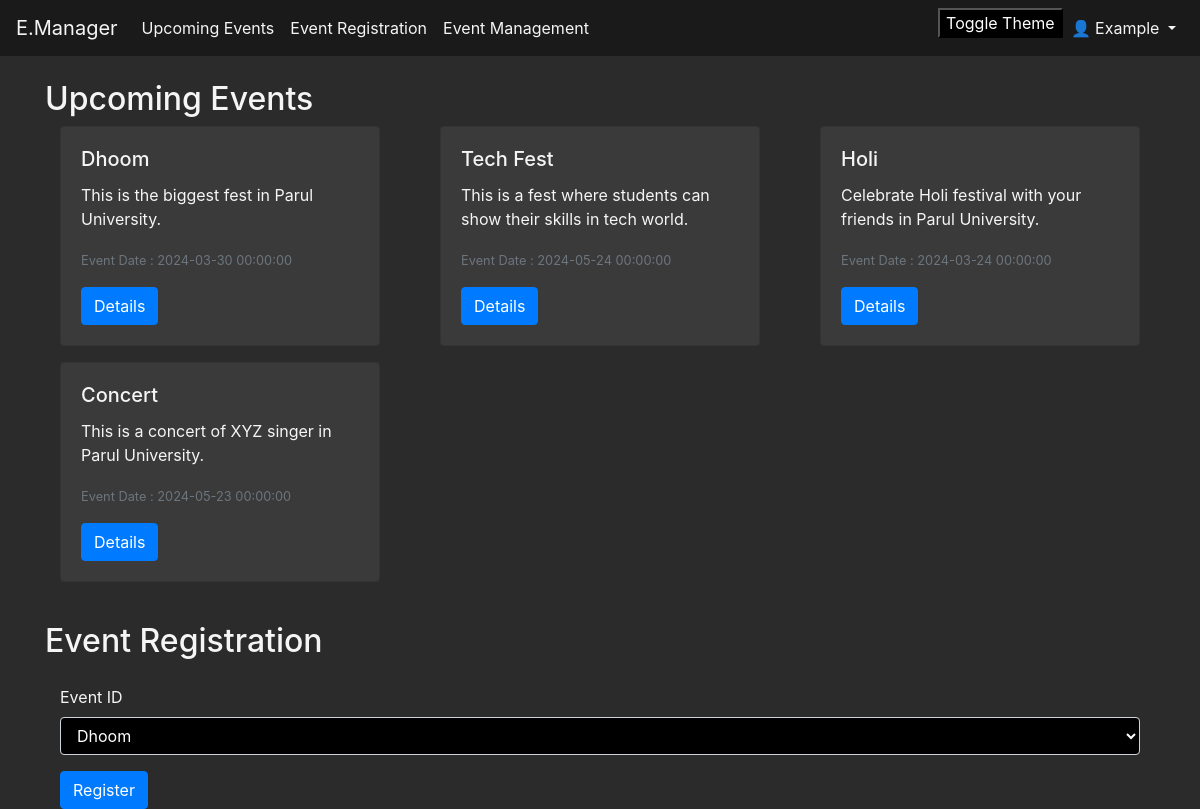
Screenshot of /event (signed in) with the database file from the repository.
### App.py (models this page shows, shortened)
class Event(db.Model):
    id = db.Column(db.Integer, primary_key=True)
    title = db.Column(db.String(80), nullable=False)
    description = db.Column(db.String(200), nullable=False)
    date = db.Column(db.DateTime, nullable=False)
    location = db.Column(db.String(80), nullable=False)
    organizer_name = db.Column(db.String(80), nullable=True)
    creator_id = db.Column(db.Integer, db.ForeignKey('user.id'))
    creator = db.relationship('User', backref=db.backref('events', lazy=True))

### App.py (the view)
@app.route('/event', methods=["GET", "POST"])
def event():
    events = Event.query.all()
    msg = get_flashed_messages()
    return render_template('event.html', msg=msg, events=events)

### templates/event.html (shortened to what this page needs)
<!DOCTYPE html>
<html lang="en">
  <head>
    <link
      href="https://stackpath.bootstrapcdn.com/bootstrap/4.5.0/css/bootstrap.min.css"
      rel="stylesheet"
    />
    <link
      rel="stylesheet"
      href="{{url_for('static',filename='css/dashboard.css')}}"
    />
  </head>
  <body class="{{ session['theme'] }}">
    <nav class="navbar navbar-expand-lg navbar-light bg-light">
      <a class="navbar-brand" href="/event">E.Manager</a>
      <div class="collapse navbar-collapse" id="navbarNav">
        <ul class="navbar-nav">
          <li class="nav-item">
            <a class="nav-link" href="/event#upcomingEvents">Upcoming Events</a>
          </li>
          <li class="nav-item">
            <a class="nav-link" href="/event#eventRegistration"
              >Event Registration</a
            >
          </li>
          <li class="nav-item">
            <a class="nav-link" href="/event_manager">Event Management</a>
          </li>
        </ul>
        <ul class="navbar-nav ml-auto">
          <form action="/toggle_theme" method="post" id="toggle-theme-form">
            <input type="submit" value="Toggle Theme" />
          </form>
          {% if 'username' in session %}
          <li class="nav-item dropdown">
            <a
              class="nav-link dropdown-toggle"
              href="#"
              id="navbarDropdown"
              role="button"
              data-toggle="dropdown"
              aria-haspopup="true"
              aria-expanded="false"
            >
              👤 {{ session['username'] }}
            </a>
          </li>
          {% endif %}
        </ul>
      </div>
    </nav>
    <div id="upcomingEvents" class="container mt-4">
      <h2>Upcoming Events</h2>
      <div class="row card-deck">
        {% for event in events %}
        <div class="col-sm-4">
          <div class="card mb-3">
            <div class="card-body">
              <h5 class="card-title">{{ event.title }}</h5>
              <p class="card-text">{{ event.description }}</p>
              <p class="card-text">
                <small class="text-muted">
                  Event Date : {{ event.date }}
                </small>
              </p>
              <a href="/event" class="btn btn-primary">Details</a>
            </div>
          </div>
        </div>
        {% endfor %}
      </div>
    </div>
    <div id="eventRegistration" class="container mt-4">
      <h2>Event Registration</h2>
      <div id="eventRegistration1" class="container mt-4">
        <form action="/event/register" method="post">
          <div class="form-group">
            <label for="eventId">Event ID</label>
            <select class="form-control" id="eventId" name="event_id" required>
              {% for event in events %}
              <option value="{{ event.id }}">{{ event.title }}</option>
              {% endfor %}
            </select>
          </div>
          <button type="submit" class="btn btn-primary">Register</button>
        </form>
      </div>
    </div>
  </body>
</html>

### static/css/dashboard.css (style rules this page uses)
body { background-color: #2b2b2b; color: #f5f5f5; }
.navbar { background-color: #1a1a1a !important; }
.nav-link, .dropdown-item { color: #f5f5f5 !important; }
.navbar-brand { color: #f5f5f5 !important; }
.btn-primary { background-color: #007bff; border-color: #007bff; }
.card { background-color: #3a3a3a; }
.card-text { color: #f5f5f5; }
.text-muted { color: #6c757d !important; }
.container { background-color: #2b2b2b; }
input { background-color: #000000; color: #ffffff; }
::placeholder { color: #ffffff; opacity: 0.5; }
select { background-color: #000000 !important; color: #ffffff !important; }
select option { background-color: #000000 !important; color: #ffffff !important; }
input, textarea { background-color: #000000 !important; color: #ffffff !important; }
::placeholder { color: #ffffff !important; opacity: 0.5 !important; }

### rows the page displays
Event: title "Dhoom", description "This is the biggest fest in Parul University.", date "2024-03-30 00:00:00"
Event: title "Tech Fest", description "This is a fest where students can show their skills in tech world.", date "2024-05-24 00:00:00"
Event: title "Holi", description "Celebrate Holi festival with your friends in Parul University.", date "2024-03-24 00:00:00"
Event: title "Concert", description "This is a concert of XYZ singer in Parul University.", date "2024-05-23 00:00:00"

### other values shown
{{ session['username'] }} "Example"
form field event_id "Dhoom"
